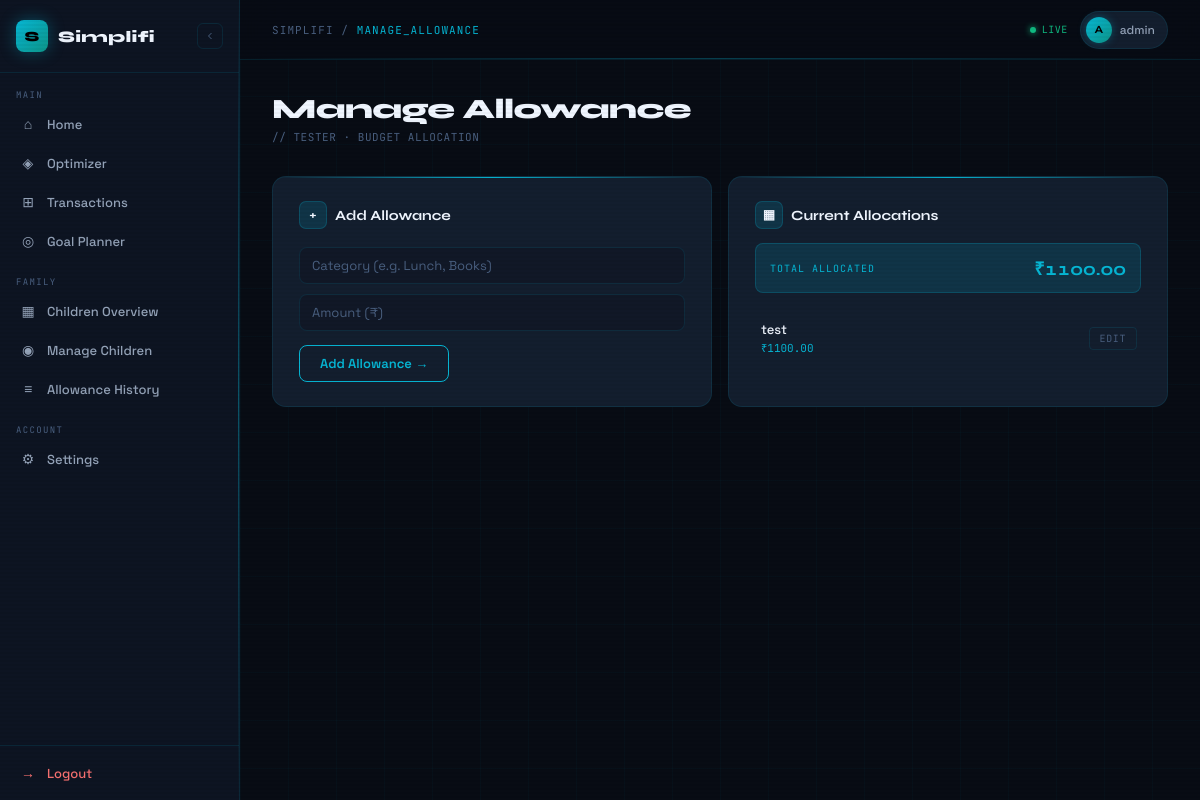
Screenshot of /children/allowance/1/ (signed in) with the database file from the repository.
### accounts/models.py (models this page shows, shortened)
class User(AbstractUser):
    ROLE_CHOICES = (
        ("parent", "Parent"),
        ("child", "Child"),
    )
    role = models.CharField(
        max_length=20,
        choices=ROLE_CHOICES,
        default="parent"
    )
    phone = models.CharField(max_length=15, blank=True)
    income_range = models.CharField(
        max_length=50,
        choices=[
            ('<5L', 'Below 5L'),
            ('5-10L', '5–10L'),
            ('10-25L', '10–25L'),
            ('25L+', '25L+'),
        ],
        blank=True
    )

### children/models.py (models this page shows, shortened)
class ChildProfile(models.Model):
    parent = models.ForeignKey(
        User,
        on_delete=models.CASCADE,
        related_name="children"
    )
    child_user = models.OneToOneField(
        User,
        on_delete=models.CASCADE,
        related_name="child_profile"
    )
    age = models.IntegerField(null=True, blank=True)
    created_at = models.DateTimeField(auto_now_add=True)
    is_active = models.BooleanField(default=True)

class ExpenseCategory(models.Model):
    child = models.ForeignKey(
        ChildProfile,
        on_delete=models.CASCADE,
        related_name="categories"
    )
    name = models.CharField(max_length=200)
    allocated_amount = models.DecimalField(
        max_digits=10,
        decimal_places=2
    )
    created_at = models.DateTimeField(auto_now_add=True)
    class Meta:
        unique_together = ("child", "name")

### children/views.py (the view, shortened to what this page needs)
@login_required
@login_required
def manage_allowance(request, child_id):
    if request.user.role != "parent":
        return redirect("dashboard_home")
    child = get_object_or_404(
        ChildProfile,
        id=child_id,
        parent=request.user
    )
    categories = child.categories.all()
    total_allocated = categories.aggregate(
        total=Sum("allocated_amount")
    )["total"] or 0
    return render(
        request,
        "children/manage_allowance.html",
        {
            "child": child,
            "categories": categories,
            "total_allocated": total_allocated
        }
    )

### children/templates/children/manage_allowance.html (shortened to what this page needs)
{% extends "accounts/dashboard.html" %}
{% block content %}
<div class="page-header">
  <div>
    <div class="page-title">Manage Allowance</div>
    <div class="page-subtitle">// {{ child.child_user.username|upper }} · BUDGET ALLOCATION</div>
  </div>
</div>
<div class="manage-grid">
  <div class="manage-card">
    <div class="section-title" style="margin-bottom:18px;">
      <div class="section-icon">+</div>
      Add Allowance
    </div>
    <form method="POST" class="space-y-2">
      <input type="text" name="category" placeholder="Category (e.g. Lunch, Books)">
      <input type="number" name="amount" placeholder="Amount (₹)" min="0">
      <button class="submit-btn" style="margin-top:4px;"><span>Add Allowance →</span></button>
    </form>
  </div>
  <div class="manage-card">
    <div class="section-title" style="margin-bottom:14px;">
      <div class="section-icon">▦</div>
      Current Allocations
    </div>
    <div class="total-bar">
      <span class="total-bar-label">Total Allocated</span>
      <span class="total-bar-val">₹{{ total_allocated|floatformat:2 }}</span>
    </div>
    {% if categories %}
    <div>
      {% for category in categories %}
      <div class="cat-row">
        <div class="cat-row-left">
          <div class="cat-row-name">{{ category.name }}</div>
          <div class="cat-row-amount">₹{{ category.allocated_amount }}</div>
        </div>
        <a href="{% url 'edit_allowance' category.id %}" class="cat-edit-link">Edit</a>
      </div>
      {% endfor %}
    </div>
    {% else %}
    <div class="empty-cats">// No allowances yet</div>
    {% endif %}
  </div>
</div>
{% endblock %}

### accounts/templates/accounts/dashboard.html (shortened to what this page needs)
{% load static %}
<!DOCTYPE html>
<html lang="en">
<head>
</head>
<body>
<div class="shell">
  <aside class="sidebar" id="sidebar">
    <div class="sidebar-logo">
      <div class="logo-mark" onclick="toggleSidebar()">S</div>
      <span class="logo-text">Simplifi</span>
      <button class="toggle-btn" onclick="toggleSidebar()" title="Collapse">
        <svg width="12" height="12" fill="none" stroke="currentColor" stroke-width="2" viewBox="0 0 24 24">
          <path d="M15 18l-6-6 6-6"/>
        </svg>
      </button>
    </div>
    <nav>
      {% if request.user.role == "parent" %}
        <div class="nav-section-label">Main</div>
        <a href="{% url 'dashboard_home' %}" class="nav-link {% if request.resolver_match.url_name == 'dashboard_home' %}active{% endif %}">
          <span class="nav-icon">⌂</span>
          <span class="nav-label">Home</span>
        </a>
        <a href="{% url 'finance_overview' %}" class="nav-link {% if request.resolver_match.url_name == 'finance_overview' %}active{% endif %}">
          <span class="nav-icon">◈</span>
          <span class="nav-label">Optimizer</span>
        </a>
        <a href="{% url 'transactions' %}" class="nav-link {% if request.resolver_match.url_name == 'transactions' %}active{% endif %}">
          <span class="nav-icon">⊞</span>
          <span class="nav-label">Transactions</span>
        </a>
        <a href="{% url 'goal_dashboard' %}" class="nav-link {% if request.resolver_match.url_name == 'goal_dashboard' %}active{% endif %}">
          <span class="nav-icon">◎</span>
          <span class="nav-label">Goal Planner</span>
        </a>
        <div class="nav-section-label" style="margin-top:8px;">Family</div>
        <a href="{% url 'parent_children_dashboard' %}" class="nav-link">
          <span class="nav-icon">▦</span>
          <span class="nav-label">Children Overview</span>
        </a>
        <a href="{% url 'children_list' %}" class="nav-link {% if request.resolver_match.url_name == 'children_list' %}active{% endif %}">
          <span class="nav-icon">◉</span>
          <span class="nav-label">Manage Children</span>
        </a>
        <a href="{% url 'allowance_history' %}" class="nav-link">
          <span class="nav-icon">≡</span>
          <span class="nav-label">Allowance History</span>
        </a>
        <div class="nav-section-label" style="margin-top:8px;">Account</div>
        <a href="{% url 'settings_page' %}" class="nav-link {% if request.resolver_match.url_name == 'settings_page' %}active{% endif %}">
          <span class="nav-icon">⚙</span>
          <span class="nav-label">Settings</span>
        </a>
      {% endif %}
    </nav>
    <div class="sidebar-footer">
      <a href="{% url 'logout' %}" class="logout-link">
        <span class="nav-icon">→</span>
        <span class="logout-label">Logout</span>
      </a>
    </div>
  </aside>
  <div class="main" id="main">
    <div class="topbar">
      <div class="topbar-left">
        <div class="topbar-title">
          SIMPLIFI / <span>{{ request.resolver_match.url_name|upper|default:"DASHBOARD" }}</span>
        </div>
      </div>
      <div class="topbar-right">
        <div class="live-dot">
          <div class="live-pulse"></div>
          LIVE
        </div>
        <div class="user-chip">
          <div class="user-avatar">{{ request.user.username|first|upper }}</div>
          {{ request.user.username }}
        </div>
      </div>
    </div>
    <div class="content-area">
      {% block content %}{% endblock %}
    </div>
  </div>
</div>
</body>
</html>

### children/templates/children/manage_allowance.html (style rules this page uses)
.manage-grid { display: grid; grid-template-columns: 1fr 1fr; gap: 16px; margin-top: 8px; }
.manage-card { background: var(--surface); border: 1px solid var(--border); border-radius: 14px; padding: 24px 26px; position: relative; overflow: hidden; animation: cardIn 0.5s cubic-bezier(0.16,1,0.3,1) both; }
.manage-card::before { content: ''; position: absolute; top: 0; left: 0; right: 0; height: 1px; background: linear-gradient(90deg, transparent, var(--cyan), transparent); }
.manage-card:nth-child(1) { animation-delay: 0.05s; }
.manage-card:nth-child(2) { animation-delay: 0.12s; }
.manage-card input, .manage-card select { width: 100%; padding: 9px 12px; border: 1px solid var(--border); border-radius: 8px; font-family: 'Space Grotesk', sans-serif; font-size: 13px; color: var(--ink); background: var(--bg-3); outline: none; transition: border-color 0.2s, box-shadow 0.2s; margin-bottom: 10px; }
.manage-card input::placeholder { color: var(--ink-3); }
.total-bar { display: flex; align-items: center; justify-content: space-between; padding: 12px 14px; background: var(--cyan-dim); border: 1px solid var(--border-2); border-radius: 8px; margin-bottom: 16px; }
.total-bar-label { font-family: 'JetBrains Mono', monospace; font-size: 10px; letter-spacing: 0.1em; text-transform: uppercase; color: var(--cyan); }
.total-bar-val { font-family: 'Syne', sans-serif; font-size: 18px; font-weight: 700; color: var(--cyan); font-variant-numeric: tabular-nums; }
.cat-row { display: flex; align-items: center; justify-content: space-between; padding: 12px 0; border-bottom: 1px solid rgba(255,255,255,0.04); transition: background 0.15s; border-radius: 4px; padding-left: 6px; padding-right: 4px; }
.cat-row:last-child { border-bottom: none; }
.cat-row-name { font-size: 13px; font-weight: 500; color: var(--ink); margin-bottom: 2px; }
.cat-row-amount { font-family: 'JetBrains Mono', monospace; font-size: 11px; color: var(--cyan); font-variant-numeric: tabular-nums; }
.cat-edit-link { font-family: 'JetBrains Mono', monospace; font-size: 10px; color: var(--ink-3); text-decoration: none; padding: 4px 10px; border: 1px solid var(--border); border-radius: 4px; letter-spacing: 0.06em; text-transform: uppercase; transition: all 0.2s; }

### rows the page displays
User: user.username|first "A", user.username "admin"
ChildProfile: child_user.username "TESTER"
ExpenseCategory: name "test", allocated_amount "1100.00"

### other values shown
{{ request.resolver_match.url_name|upper|default:"DASHBOARD" }} "MANAGE_ALLOWANCE"
{{ total_allocated|floatformat:2 }} "1100.00"
